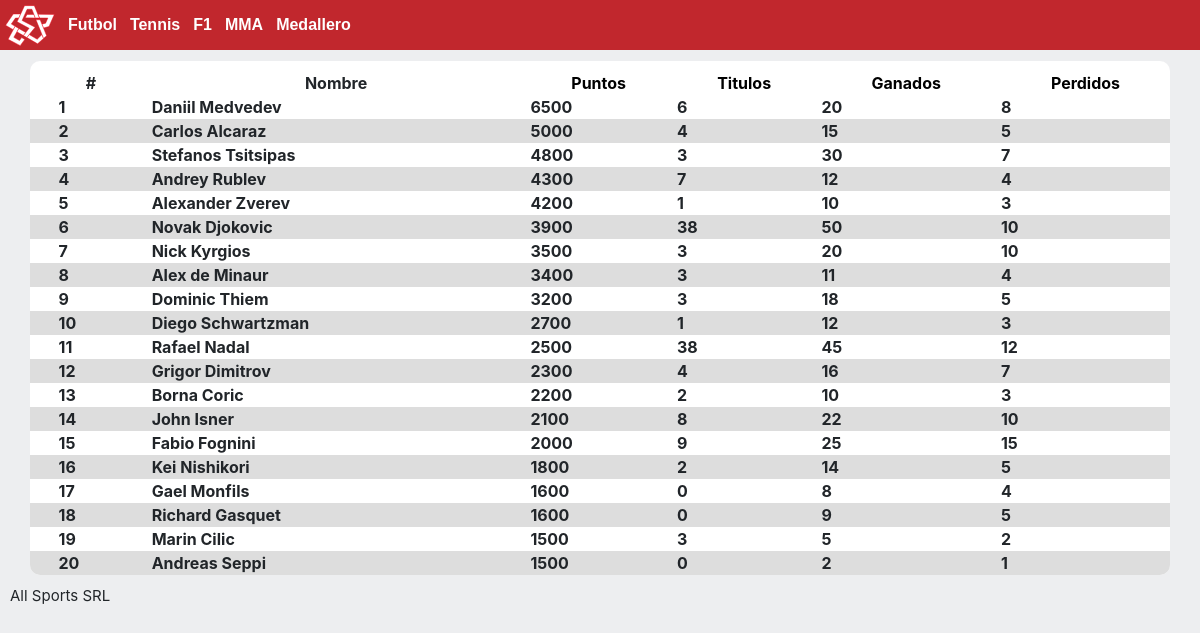
The app's page /tennis.php with its own data.
### tables this page shows
CREATE TABLE `Tenistas` (
  `idTenistas` int NOT NULL,
  `nombre` varchar(45) DEFAULT NULL,
  `apellido` varchar(45) DEFAULT NULL,
  `puntos` int DEFAULT NULL,
  `titulosSingle` int DEFAULT NULL,
  `titulosDobles` int DEFAULT NULL,
  `SinglesGanados` varchar(45) DEFAULT NULL,
  `SinglesPerdidos` varchar(45) DEFAULT NULL,
  `edad` int DEFAULT NULL,
  `posicion` int DEFAULT NULL,
  `DoblesGanados` int DEFAULT NULL,
  `DoblesPerdidos` int DEFAULT NULL,
  PRIMARY KEY (`idTenistas`)
);

### tennis.php (the view, shortened to what this page needs)
<?php
    $servername = "127.0.0.1";
    $database = "AllSports";
    $username = "alumno";
    $password = "alumnoipm";
    $conexion = mysqli_connect($servername, $username, $password, $database);
    ?>
<!DOCTYPE html>
<html lang="en">
<head>
    <link rel="stylesheet" href="https://cdn.jsdelivr.net/npm/bootstrap@4.4.1/dist/css/bootstrap.min.css"
>
    <link rel="stylesheet" href="css/style.css">
</head>
<body>
<header>
    <a href="/index.php"><img src="img/logo.svg" alt="logo"></a>
    <div class="menunav1">
      <div class="divlink futbolm"><p>Futbol</p></div>
      <div class="divlink tenism"><p>Tennis</p></div>
      <div class="divlink f1m"><p>F1</p></div>
      <div class="divlink mmam"><p>MMA</p></div>
      <div class="divlink"><p>Medallero</p></div>
    </div>
  </header>
    <section class="tmain">
        <div class="table_wrapper">
        <table>
            <thead>
                <tr class="futbolhead">
                    <th> #</th>
                    <th> Nombre</th>
                    <th><a href="?ft=PTS&sd=<?php echo $_GET['sd'];?>">Puntos</a></th>
                    <th><a href="?ft=titulos&sd=<?php echo $_GET['sd'];?>">Titulos</a></th>
                    <th><a href="?ft=ganados&sd=<?php echo $_GET['sd'];?>">Ganados</a></th>
                    <th><a href="?ft=perdidos&sd=<?php echo $_GET['sd'];?>">Perdidos</a></th>
                </tr>
            </thead>
            <tbody>
                <?php
        if($_GET['sd']=="s"){
          if (empty($_GET['ft']) or $_GET['ft']=="PTS") {
            $resultados = mysqli_query($conexion,"select idTenistas, nombre, apellido, puntos, titulosSingle as titulos,  SinglesGanados as ganados, SinglesPerdidos as perdidos, edad, posicion from Tenistas order by puntos desc limit 20;");
          } else {
            $ft = $_GET['ft'];
            $resultados = mysqli_query($conexion,"select idTenistas, nombre, apellido, puntos, titulosSingle as titulos,  SinglesGanados as ganados, SinglesPerdidos as perdidos, edad, posicion from Tenistas order by $ft desc limit 20;");
          }
        } else {
          if (empty($_GET['ft']) or $_GET['ft']=="PTS") {
            $resultados = mysqli_query($conexion,"select idTenistas, nombre, apellido, puntos, titulosDobles as titulos, edad, posicion, DoblesGanados as ganados, DoblesPerdidos as perdidos from Tenistas order by puntos desc limit 20;");
          } else {
            $ft = $_GET['ft'];
            $resultados = mysqli_query($conexion,"select idTenistas, nombre, apellido, puntos, titulosDobles as titulos, edad, posicion, DoblesGanados as ganados, DoblesPerdidos as perdidos from Tenistas order by $ft desc limit 20;");
          }
        }
        $tmpCount = 1;
        while($fila=mysqli_fetch_assoc($resultados)){
           ?>
                <tr>
                    <th class="mnsz"><?php echo "ㅤ   ".$tmpCount?></th>
                    <th class="wrp"><?php echo $fila['nombre'] . " " . $fila['apellido']?></th>
                    <th><?php echo $fila['puntos']?></th>
                    <th class="mnsz"><?php echo $fila['titulos']?></th>
                    <th class="mnsz"><?php echo $fila['ganados']?></th>
                    <th class="mnsz"><?php echo $fila['perdidos']?></th>
                </tr>
                <?php
        $tmpCount ++; }
        ?>
                </tbody>
        </table>
        </div>
    </section>
    <footer>
      <p>All Sports SRL</p>
    </footer>
</body>
</html>

### css/style.css (style rules this page uses)
* { padding: 0; margin: 0; }
:root { --b: #000; --w: #FFF; --r: #c1272dff; --h: #911d21; --bg: #edeef0; --bg2: #b3b3b3; --bgt: #f9f9fb; }
body { background-color: var(--bg); }
header { background-color: var(--r); display: flex; justify-content: left; align-items: center; }
header img { width: 50px; height: 50px; }
header a { font-family: Verdana, Geneva, Tahoma, sans-serif; font-weight: 550; text-decoration: none; color: var(--w); padding-left: 5px; padding-right: 5px; }
footer { height: 20px; font-size: 15px; display: flex; justify-content: start; align-items: baseline; }
footer p { padding: 10px; }
.futbolhead { padding-left: 20px; text-align: center; text-size-adjust: 10px; }
tr:nth-child(even) { background-color: #dddddd; }
th.wrp { overflow: hidden; white-space: nowrap; text-overflow: ellipsis; }
.mnsz { min-width: 35px; }
table { margin-top: 10px; width: 100%; }
.table_wrapper { display: block; overflow-x: auto; white-space: nowrap; background-color: var(--w); border-radius: 10px; margin-top: 1%; }
thead th a { text-decoration: none; color: var(--b); }
th { padding-left: 10px; }
section.tmain { width: 95%; margin: auto; }
.menunav1 { display: none; }
.menunav3 a, .menunav3 p, .menunav1 p, .menunav11 p { font-family: Verdana, Geneva, Tahoma, sans-serif; font-weight: 550; text-decoration: none; color: var(--w); padding-left: 2px; padding-right: 5px; margin-bottom: 0; }
@media (min-width: 500px) { header div { display: flex; align-items: center; height: 50px; padding-left: 3px; padding-right: 3px; display: flexbox; } }
@media (min-width: 500px) { .menunav1 { display: flex; } }

### records on screen
tenistas: nombre "Daniil", apellido "Medvedev", puntos "6500", titulosDobles "6", DoblesGanados "20", DoblesPerdidos "8"
tenistas: nombre "Carlos", apellido "Alcaraz", puntos "5000", titulosDobles "4", DoblesGanados "15", DoblesPerdidos "5"
tenistas: nombre "Stefanos", apellido "Tsitsipas", puntos "4800", titulosDobles "3", DoblesGanados "30", DoblesPerdidos "7"
tenistas: nombre "Andrey", apellido "Rublev", puntos "4300", titulosDobles "7", DoblesGanados "12", DoblesPerdidos "4"
tenistas: nombre "Alexander", apellido "Zverev", puntos "4200", titulosDobles "1", DoblesGanados "10", DoblesPerdidos "3"
tenistas: nombre "Novak", apellido "Djokovic", puntos "3900", titulosDobles "38", DoblesGanados "50", DoblesPerdidos "10"
tenistas: nombre "Nick", apellido "Kyrgios", puntos "3500", titulosDobles "3", DoblesGanados "20", DoblesPerdidos "10"
tenistas: nombre "Alex", apellido "de Minaur", puntos "3400", titulosDobles "3", DoblesGanados "11", DoblesPerdidos "4"
tenistas: nombre "Dominic", apellido "Thiem", puntos "3200", titulosDobles "3", DoblesGanados "18", DoblesPerdidos "5"
tenistas: nombre "Diego", apellido "Schwartzman", puntos "2700", titulosDobles "1", DoblesGanados "12", DoblesPerdidos "3"
tenistas: nombre "Rafael", apellido "Nadal", puntos "2500", titulosDobles "38", DoblesGanados "45", DoblesPerdidos "12"
tenistas: nombre "Grigor", apellido "Dimitrov", puntos "2300", titulosDobles "4", DoblesGanados "16", DoblesPerdidos "7"
tenistas: nombre "Borna", apellido "Coric", puntos "2200", titulosDobles "2", DoblesGanados "10", DoblesPerdidos "3"
tenistas: nombre "John", apellido "Isner", puntos "2100", titulosDobles "8", DoblesGanados "22", DoblesPerdidos "10"
tenistas: nombre "Fabio", apellido "Fognini", puntos "2000", titulosDobles "9", DoblesGanados "25", DoblesPerdidos "15"
tenistas: nombre "Kei", apellido "Nishikori", puntos "1800", titulosDobles "2", DoblesGanados "14", DoblesPerdidos "5"
tenistas: nombre "Gael", apellido "Monfils", puntos "1600", titulosDobles "0", DoblesGanados "8", DoblesPerdidos "4"
tenistas: nombre "Richard", apellido "Gasquet", puntos "1600", titulosDobles "0", DoblesGanados "9", DoblesPerdidos "5"
tenistas: nombre "Marin", apellido "Cilic", puntos "1500", titulosDobles "3", DoblesGanados "5", DoblesPerdidos "2"
tenistas: nombre "Andreas", apellido "Seppi", puntos "1500", titulosDobles "0", DoblesGanados "2", DoblesPerdidos "1"
